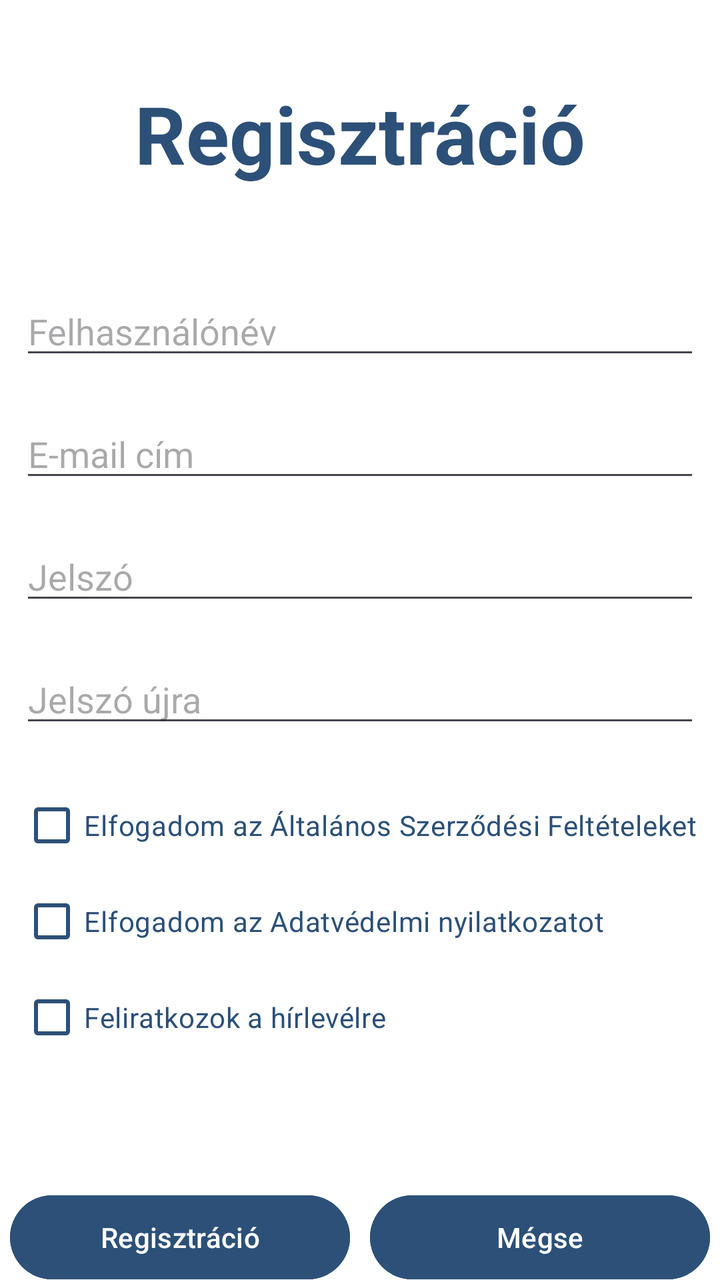
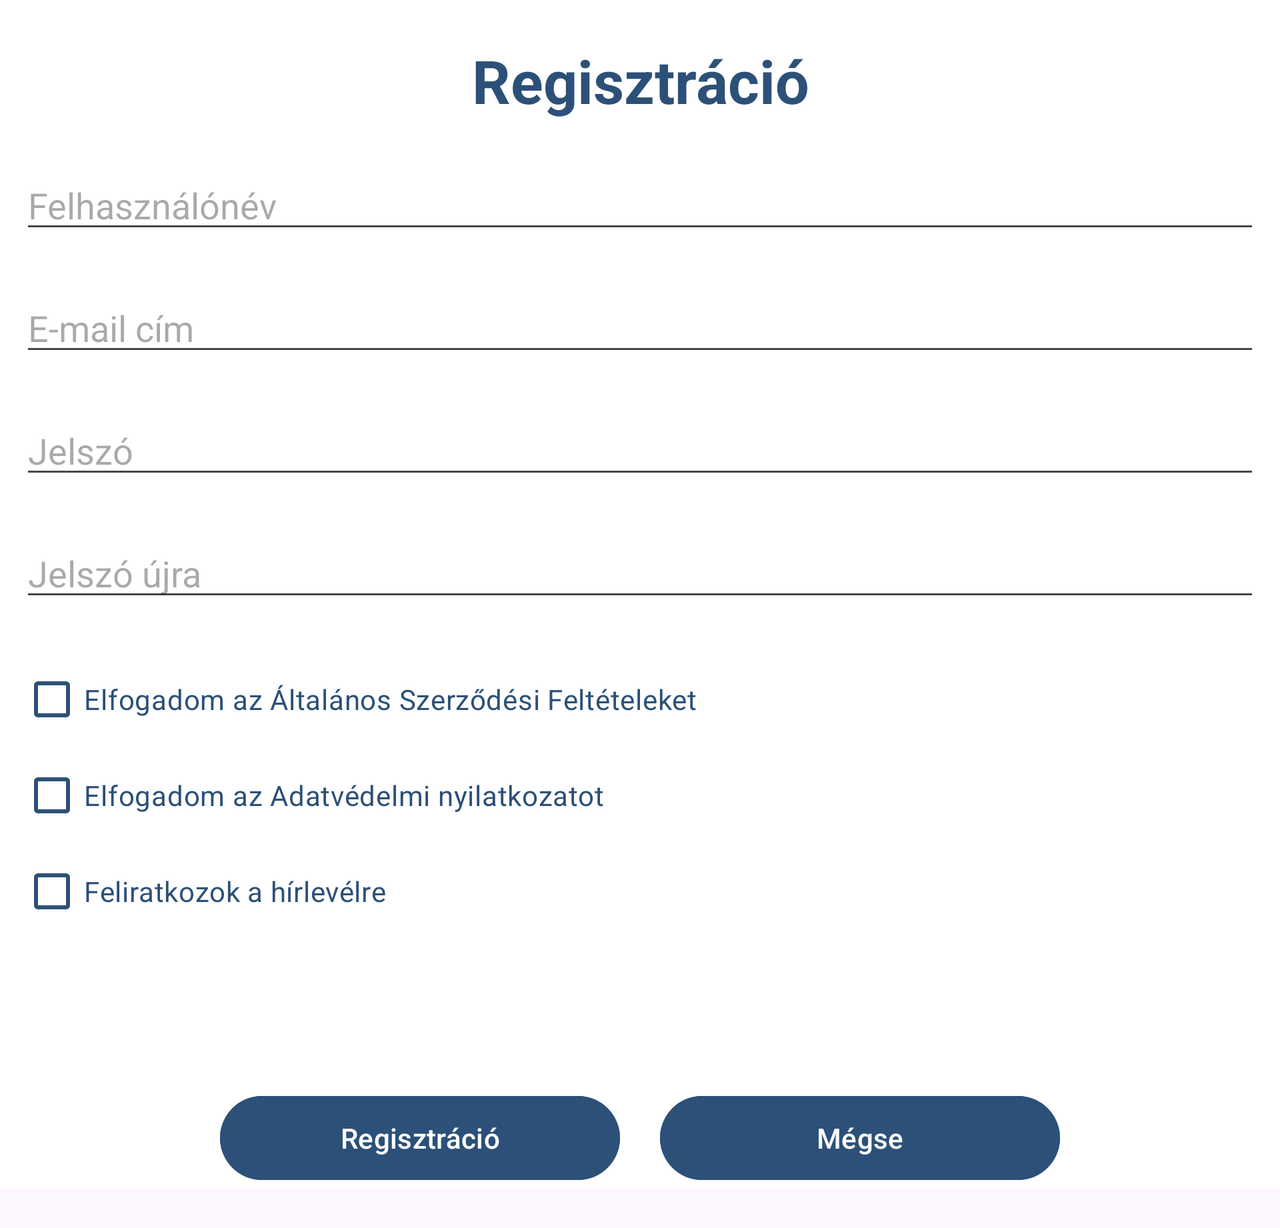

First picture: res/layout/ on a phone held upright. Second picture: the repository's own variant of that layout, on a device whose configuration matches the variant's folder. Source for both follows.
<!-- AndroidManifest.xml: application theme Base.Theme.TechBazaar -->
<!-- res/layout/activity_reg.xml -->
<?xml version="1.0" encoding="utf-8"?>
<LinearLayout
    xmlns:android="http://schemas.android.com/apk/res/android"
    xmlns:tools="http://schemas.android.com/tools"
    android:id="@+id/main"
    android:layout_width="match_parent"
    android:layout_height="match_parent"
    android:orientation="vertical"
    tools:context=".Reg"
    android:background="#FFFFFF">

    <TextView
        android:id="@+id/regtext"
        android:layout_width="match_parent"
        android:layout_height="wrap_content"
        android:text="@string/regist"
        android:layout_marginTop="40dp"
        android:textColor="#2C5078"
        android:textSize="40sp"
        android:textAlignment="center"
        android:textStyle="bold"/>

    <EditText
        android:id="@+id/new_username"
        android:layout_width="match_parent"
        android:layout_height="wrap_content"
        android:layout_marginTop="50dp"
        android:layout_marginLeft="10dp"
        android:layout_marginRight="10dp"
        android:autofillHints=""
        android:ems="14"
        android:hint="@string/username"
        android:inputType="textPersonName"
        android:textColor="#2C5078"
        tools:layout_editor_absoluteX="0dp" />

    <EditText
        android:id="@+id/email"
        android:layout_width="match_parent"
        android:layout_height="wrap_content"
        android:layout_marginTop="20dp"
        android:layout_marginLeft="10dp"
        android:layout_marginRight="10dp"
        android:autofillHints=""
        android:ems="14"
        android:hint="@string/email"
        android:inputType="textEmailAddress"
        android:textColor="#2C5078"
        tools:layout_editor_absoluteX="0dp" />

    <EditText
        android:id="@+id/password_1"
        android:layout_width="match_parent"
        android:layout_height="wrap_content"
        android:layout_marginTop="20dp"
        android:layout_marginLeft="10dp"
        android:layout_marginRight="10dp"
        android:autofillHints=""
        android:ems="14"
        android:hint="@string/password"
        android:inputType="textPassword"
        android:textColor="#2C5078"
        tools:layout_editor_absoluteX="0dp" />

    <EditText
        android:id="@+id/password_2"
        android:layout_width="match_parent"
        android:layout_height="wrap_content"
        android:layout_marginTop="20dp"
        android:layout_marginLeft="10dp"
        android:layout_marginRight="10dp"
        android:autofillHints=""
        android:ems="14"
        android:hint="@string/password_again"
        android:inputType="textPassword"
        android:textColor="#2C5078"
        tools:layout_editor_absoluteX="0dp" />
    <CheckBox
        android:layout_marginTop="20dp"
        android:id="@+id/checkBox1"
        android:layout_width="match_parent"
        android:layout_height="wrap_content"
        android:layout_marginLeft="10dp"
        android:text="Elfogadom az Általános Szerződési Feltételeket"
        android:textColor="#2C5078"
        android:buttonTint="#2C5078"
        />
    <CheckBox
        android:id="@+id/checkBox2"
        android:layout_width="match_parent"
        android:layout_height="wrap_content"
        android:text="Elfogadom az Adatvédelmi nyilatkozatot"
        android:layout_marginLeft="10dp"
        android:textColor="#2C5078"
        android:buttonTint="#2C5078"/>

    <CheckBox
        android:id="@+id/checkBox3"
        android:layout_width="match_parent"
        android:layout_height="wrap_content"
        android:text="Feliratkozok a hírlevélre"
        android:layout_marginLeft="10dp"
        android:textColor="#2C5078"
        android:buttonTint="#2C5078"/>
    <TextView
        android:id="@+id/icheck"
        android:layout_width="match_parent"
        android:layout_height="wrap_content"
        android:layout_marginTop="20dp"
        android:text=""
        android:textAlignment="center"
        android:textColor="#8A1D1D"
        android:textSize="18sp"
        android:textStyle="bold"
        />

    <LinearLayout
        android:layout_width="match_parent"
        android:layout_height="wrap_content"
        android:gravity="center"
        android:orientation="horizontal"
        android:layout_marginTop="20dp">

        <Button
            android:id="@+id/new_reg"
            android:layout_width="170dp"
            android:layout_height="50dp"
            android:layout_marginEnd="10dp"
            android:backgroundTint="#2C5078"
            android:onClick="register"
            android:text="@string/regist" />

        <Button
            android:id="@+id/ignore"
            android:layout_width="170dp"
            android:layout_height="50dp"
            android:backgroundTint="#2C5078"
            android:onClick="ignore"
            android:text="@string/back" />
    </LinearLayout>

</LinearLayout>
<!-- resources referenced by this layout -->
<resources>
  <string name="back">Mégse</string>
  <string name="email">E-mail cím</string>
  <string name="password">Jelszó</string>
  <string name="password_again">Jelszó újra</string>
  <string name="regist">Regisztráció</string>
  <string name="username">Felhasználónév</string>
  <style name="Base.Theme.TechBazaar" parent="Theme.Material3.DayNight.NoActionBar">
           <item name="colorPrimary">@color/primaryc</item>
      </style>
  <color name="primaryc">#2C5078</color>
</resources>
<!-- res/layout-land/activity_reg.xml (the repository's variant of the layout above) -->
<!-- drawn on the phone turned sideways -->
<?xml version="1.0" encoding="utf-8"?>
<ScrollView
    xmlns:android="http://schemas.android.com/apk/res/android"
    xmlns:tools="http://schemas.android.com/tools"
    android:layout_width="match_parent"
    android:layout_height="match_parent"
    android:layout_marginBottom="20dp">

    <LinearLayout
        android:id="@+id/main"
        android:layout_width="match_parent"
        android:layout_height="match_parent"
        android:orientation="vertical"
        tools:context=".Reg"
        android:background="#FFFFFF"
        >

        <TextView
            android:id="@+id/regtext"
            android:layout_width="match_parent"
            android:layout_height="wrap_content"
            android:text="@string/regist"
            android:layout_marginTop="20dp"
            android:textColor="#2C5078"
            android:textSize="30sp"
            android:textAlignment="center"
            android:textStyle="bold"/>

        <EditText
            android:id="@+id/new_username"
            android:layout_width="match_parent"
            android:layout_height="wrap_content"
            android:layout_marginTop="20dp"
            android:layout_marginLeft="10dp"
            android:layout_marginRight="10dp"
            android:autofillHints=""
            android:ems="12"
            android:hint="@string/username"
            android:inputType="textPersonName"
            android:textColor="#2C5078"
            tools:layout_editor_absoluteX="0dp" />

        <EditText
            android:id="@+id/email"
            android:layout_width="match_parent"
            android:layout_height="wrap_content"
            android:layout_marginTop="20dp"
            android:layout_marginLeft="10dp"
            android:layout_marginRight="10dp"
            android:autofillHints=""
            android:ems="12"
            android:hint="@string/email"
            android:inputType="textEmailAddress"
            android:textColor="#2C5078"
            tools:layout_editor_absoluteX="0dp" />

        <EditText
            android:id="@+id/password_1"
            android:layout_width="match_parent"
            android:layout_height="wrap_content"
            android:layout_marginTop="20dp"
            android:layout_marginLeft="10dp"
            android:layout_marginRight="10dp"
            android:autofillHints=""
            android:ems="12"
            android:hint="@string/password"
            android:inputType="textPassword"
            android:textColor="#2C5078"
            tools:layout_editor_absoluteX="0dp" />

        <EditText
            android:id="@+id/password_2"
            android:layout_width="match_parent"
            android:layout_height="wrap_content"
            android:layout_marginTop="20dp"
            android:layout_marginLeft="10dp"
            android:layout_marginRight="10dp"
            android:autofillHints=""
            android:ems="12"
            android:hint="@string/password_again"
            android:inputType="textPassword"
            android:textColor="#2C5078"
            tools:layout_editor_absoluteX="0dp" />
        <CheckBox
            android:layout_marginTop="20dp"
            android:id="@+id/checkBox1"
            android:layout_width="match_parent"
            android:layout_height="wrap_content"
            android:layout_marginLeft="10dp"
            android:text="Elfogadom az Általános Szerződési Feltételeket"
            android:textColor="#2C5078"
            android:buttonTint="#2C5078"
            />
        <CheckBox
            android:id="@+id/checkBox2"
            android:layout_width="match_parent"
            android:layout_height="wrap_content"
            android:text="Elfogadom az Adatvédelmi nyilatkozatot"
            android:layout_marginLeft="10dp"
            android:textColor="#2C5078"
            android:buttonTint="#2C5078"/>

        <CheckBox
            android:id="@+id/checkBox3"
            android:layout_width="match_parent"
            android:layout_height="wrap_content"
            android:text="Feliratkozok a hírlevélre"
            android:layout_marginLeft="10dp"
            android:textColor="#2C5078"
            android:buttonTint="#2C5078"/>
        <TextView
            android:id="@+id/icheck"
            android:layout_width="match_parent"
            android:layout_height="wrap_content"
            android:layout_marginTop="20dp"
            android:text=""
            android:textAlignment="center"
            android:textColor="#8A1D1D"
            android:textSize="18sp"
            android:textStyle="bold"
            />
        <LinearLayout
            android:layout_width="match_parent"
            android:layout_height="match_parent"
            android:layout_marginTop="30dp"
            android:orientation="horizontal"
            android:gravity="center"
            >
            <Button
                android:id="@+id/new_reg"
                android:layout_width="200dp"
                android:layout_height="50dp"
                android:text="@string/regist"
                android:backgroundTint="#2C5078"
                android:layout_marginLeft="10dp"
                android:layout_marginRight="10dp"
                android:onClick="register"
                />
            <Button
                android:id="@+id/ignore"
                android:layout_width="200dp"
                android:layout_height="50dp"
                android:text="@string/back"
                android:backgroundTint="#2C5078"
                android:layout_marginLeft="10dp"
                android:layout_marginRight="10dp"
                android:onClick="ignore"
                />
        </LinearLayout>


    </LinearLayout>
</ScrollView>
